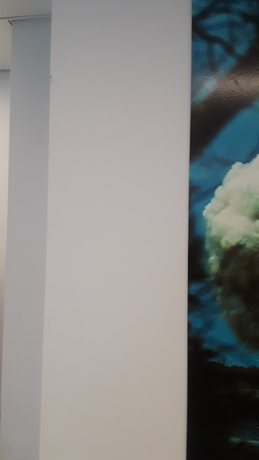
#> input picture random-images/20190723_102614.jpg, 259 x 460 px, shrunk from 1836 x 3264 before the run; its folder holds 4 pictures in this run
$ python ImageStitching.py
#> lines starting #> are read from the running program, lines starting #| are printed output that depends on the picture; after the words box and inside, x2 and y2 are one past the last pixel; in counts of white or black regions, pixels touching at a corner belong together
import pathlib as pl
import numpy as np
import imutils
import cv2


filepath = 'random-images'

args = {"crop":1,
        "output":"stitched_image.jpg"}


imagePaths = pl.Path(filepath).iterdir()
images = []


for idx, imagePath in enumerate(imagePaths):
        image = cv2.imread(str(imagePath))
#> image is the input picture: shape (460, 259, 3); mean B, G, R 134.7, 136.7, 136.6
        images.append(image)

print("[INFO] stitching images...")
stitcher = cv2.createStitcher() if imutils.is_cv3() else cv2.Stitcher_create()
(status, stitched) = stitcher.stitch(images)

if status == 0:
	if args["crop"] > 0:
		print("[INFO] cropping...")
		stitched = cv2.copyMakeBorder(stitched, 10, 10, 10, 10,
			cv2.BORDER_CONSTANT, (0, 0, 0))
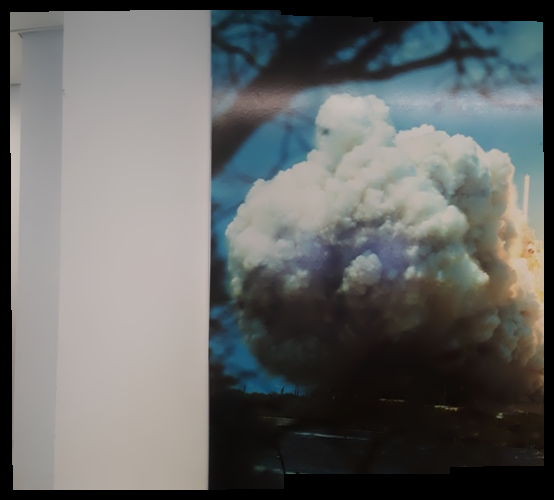
#> stitched: shape (500, 554, 3); mean of channels 0, 1, 2 102, 103.2, 101.8; drawn as B, G, R
		gray = cv2.cvtColor(stitched, cv2.COLOR_BGR2GRAY)
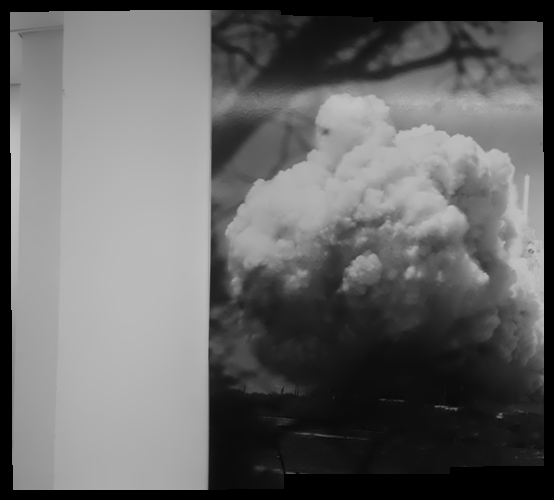
#> gray: shape (500, 554); min 0, max 196, mean 102.6
		thresh = cv2.threshold(gray, 0, 255, cv2.THRESH_BINARY)[1]
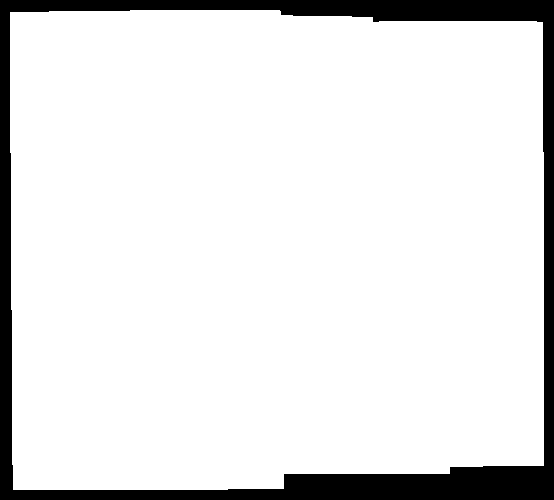
#> thresh: shape (500, 554); 89.6% white; 1 black region, box (x1, y1, x2, y2) and area: (0, 0, 554, 500) 28902

		cnts = cv2.findContours(thresh.copy(), cv2.RETR_EXTERNAL, cv2.CHAIN_APPROX_SIMPLE)
		cnts = imutils.grab_contours(cnts)
		c = max(cnts, key=cv2.contourArea)

		mask = np.zeros(thresh.shape, dtype="uint8")
		(x, y, w, h) = cv2.boundingRect(c)
		cv2.rectangle(mask, (x, y), (x + w, y + h), 255, -1)
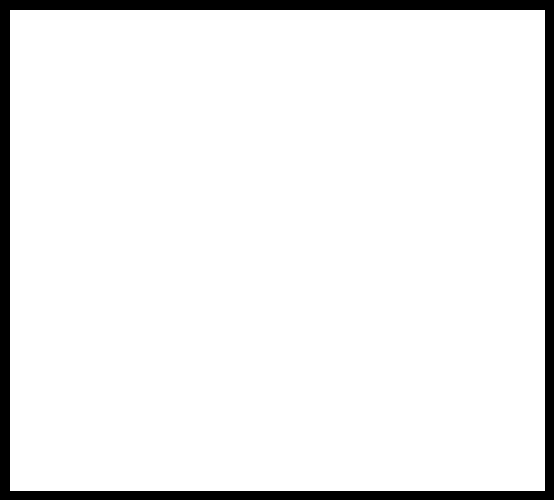
#> mask: shape (500, 554); 92.9% white; 1 black region, box (x1, y1, x2, y2) and area: (0, 0, 554, 500) 19665

		minRect = mask.copy()
		sub = mask.copy()

		while cv2.countNonZero(sub) > 0:
			minRect = cv2.erode(minRect, None)
			sub = cv2.subtract(minRect, thresh)
#> this loop made 25 passes
#> pass 1, `sub = cv2.subtract(minRect, thresh)`:
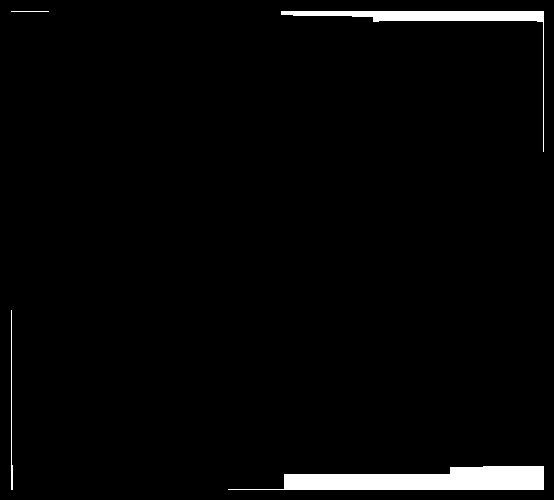
#> sub: shape (500, 554); 2.7% white; 4 white regions, box (x1, y1, x2, y2) and area: (228, 466, 544, 490) 4935, (281, 11, 544, 152) 2322, (11, 310, 13, 490) 205, (11, 11, 49, 12) 38
#> after the loop:
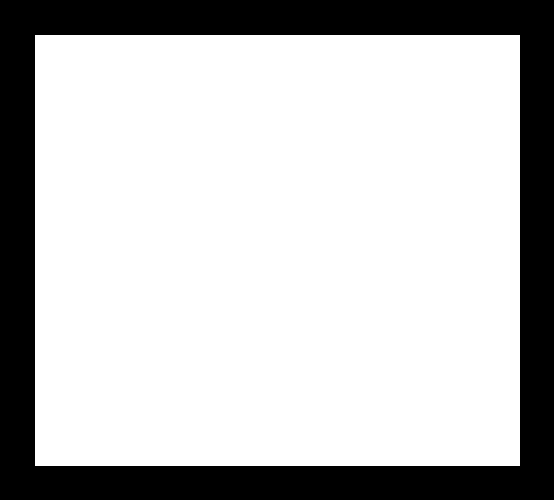
#> minRect: shape (500, 554); 75.5% white; 1 black region, box (x1, y1, x2, y2) and area: (0, 0, 554, 500) 67965

		cnts = cv2.findContours(minRect.copy(), cv2.RETR_EXTERNAL,
			cv2.CHAIN_APPROX_SIMPLE)
		cnts = imutils.grab_contours(cnts)
		c = max(cnts, key=cv2.contourArea)
		(x, y, w, h) = cv2.boundingRect(c)

		stitched = stitched[y:y + h, x:x + w]
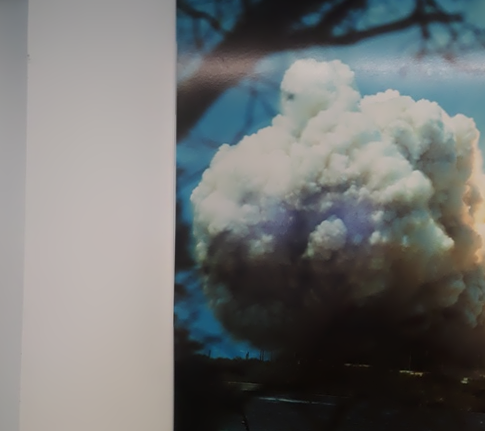
#> stitched: shape (431, 485, 3); mean of channels 0, 1, 2 113.6, 114.6, 113.2; drawn as B, G, R

	cv2.imwrite(args["output"], stitched)

	cv2.imshow("Stitched", stitched)
	cv2.waitKey(0)

else:
	print("[INFO] image stitching failed ({})".format(status))
